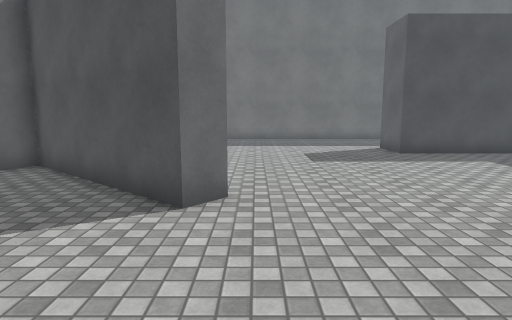
View 1 (above)

20 first-person views from a walk through a scene from a Unity 3-D project. The camera is 1.5 m above the floor, tilts 8° down and sees 75° across. The floor is counted in squares, 1 m on a side. Each view is taken from the middle of a square. On the plan, view 1 faces up. The plan holds only what a view shows up to about 15 squares ahead; the rest is blank. The player character is not drawn. Some animated figures are not drawn. Surface patterns are stand-ins for the level's own textures.

View 2
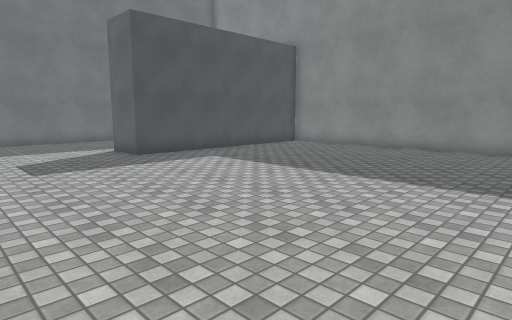

View 3
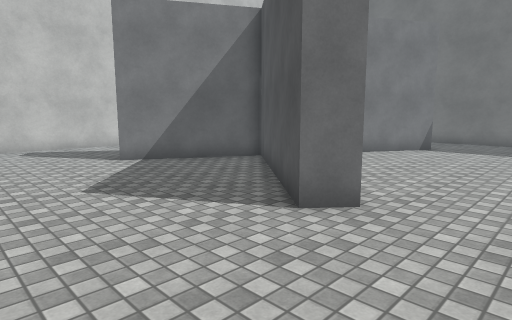

View 4
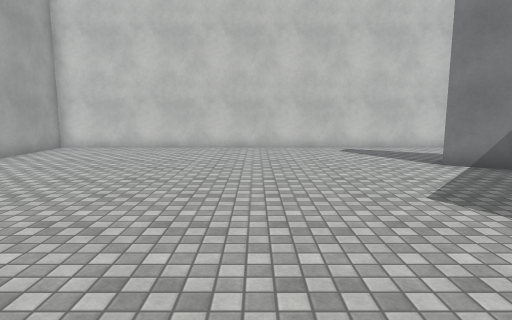

View 5
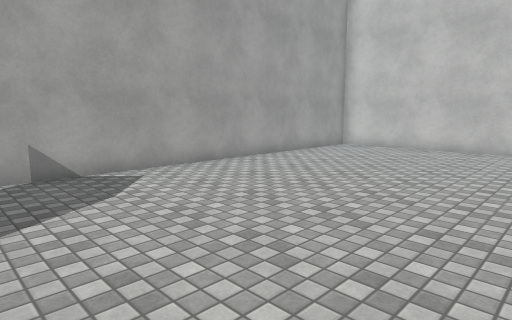

View 6
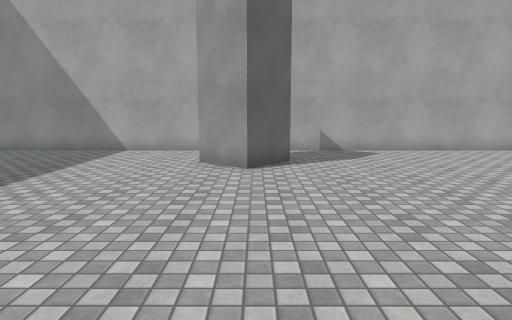

View 7
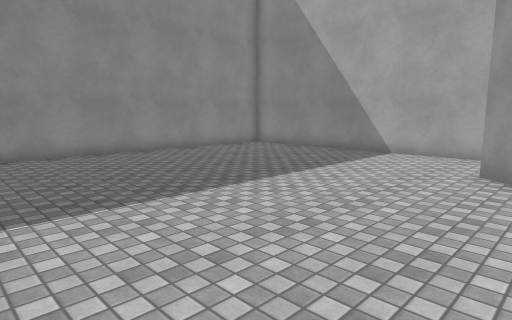

View 8
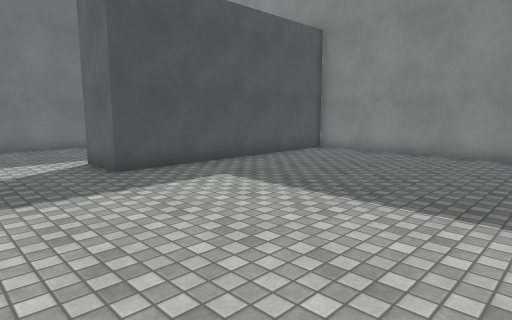

View 9
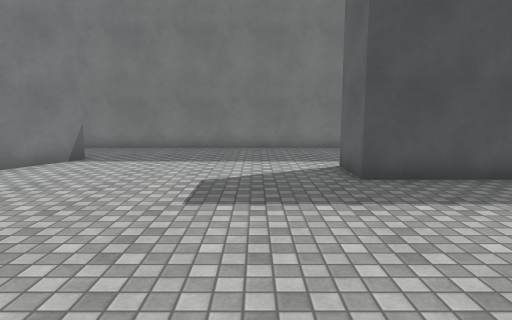

View 10
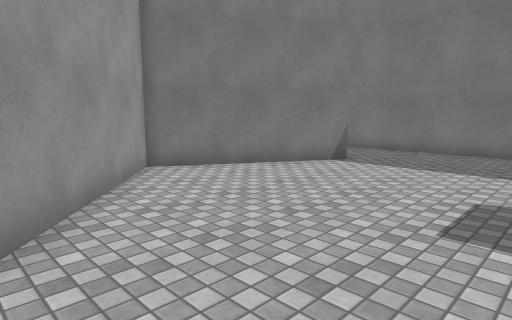

View 11
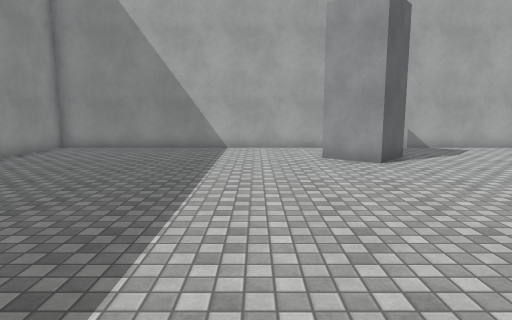

View 12
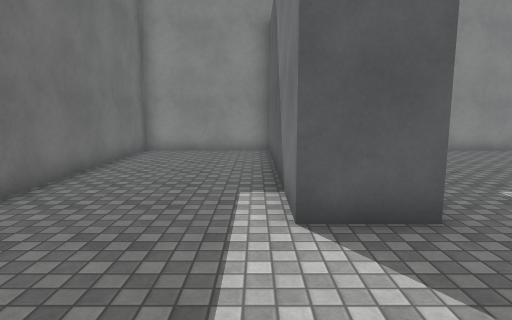

View 13
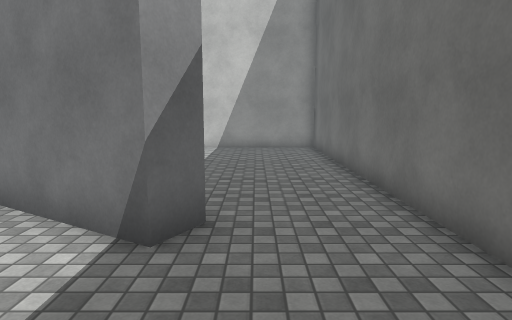

View 14
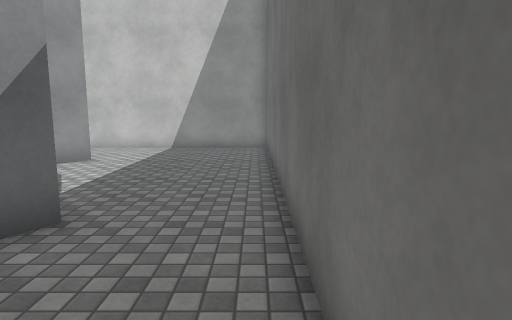

View 15
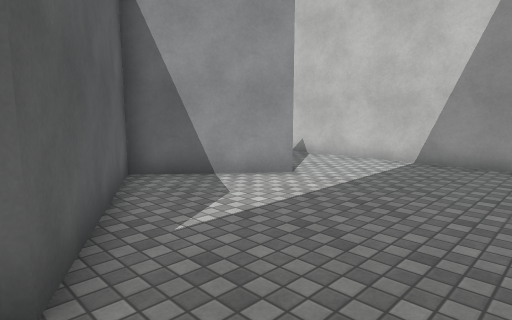

View 16
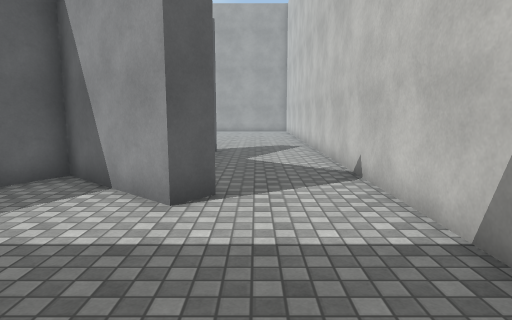

View 17
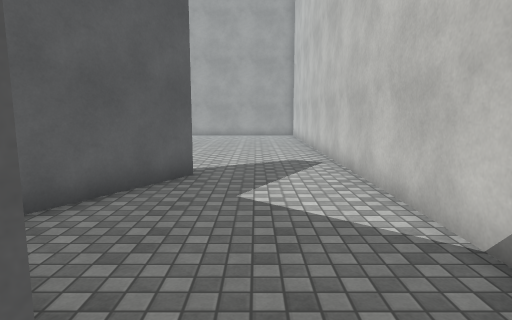

View 18
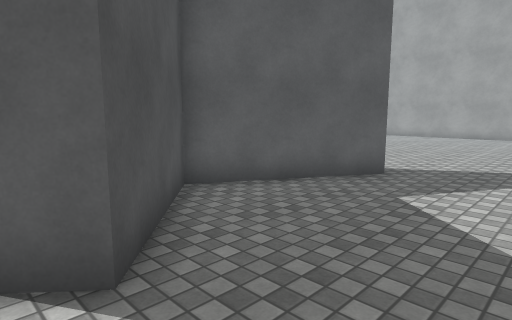

View 19
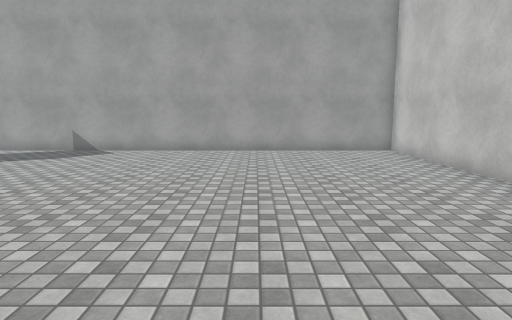

View 20
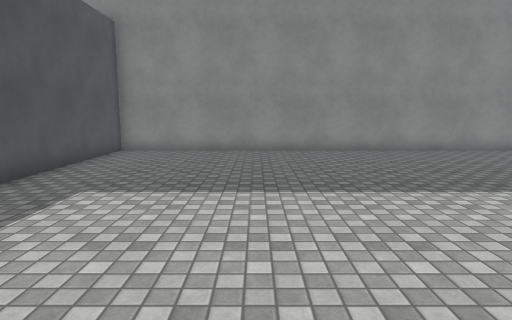

### Floor plan
Points are (right, up) in squares from view 1. A wall is a line through its corners. A room is listed if a view was taken in it or the views show most of it. See-through windows are left out.
Room 1 (views 1, 2, 3, 4, 5, 6, 7, 8, 9, 10, 11, 12, 13, 14, 15, 16, 17, 18, 19, 20)
walls: (-0.4, 5.9) (-1.2, 5.1) (-6.2, 9.5) (-8.6, 5.4); (0.9, -5.5) (2.2, -3.9) (3.8, -5.3); (-9.5, 5.8) (-7, 10.2) (-10.3, 13) (-9.6, 13.7) (-6.5, 11) (-3.5, 16.3) (-2.6, 15.8) (-5.7, 10.4) (-1.1, 6.4); (14.5, 14.4) (14.5, 19.5) (-13.5, 19.5) (-13.5, -8.5) (14.5, -8.5) (14.5, 12.5) (5.4, 12.5) (5.4, 14.5) (13.9, 14.5)

Positions as (right, up) in squares from view 1, and headings:
1: (0, 0), facing up
2: (0, 1), facing up-right
3: (2, 1), facing up-left
4: (1, 0), facing left
5: (1, 0), facing down-left
6: (2, 5), facing down
7: (2, 4), facing down-right
8: (2, 4), facing up-right
9: (3, 5), facing up
10: (3, 6), facing up-left
11: (6, 6), facing down
12: (1, 15), facing right
13: (1, 17), facing left
14: (1, 19), facing left
15: (-3, 19), facing down-left
16: (-11, 19), facing down
17: (-11, 14), facing down
18: (-13, 14), facing down-right
19: (-8, 5), facing down
20: (1, 7), facing right
